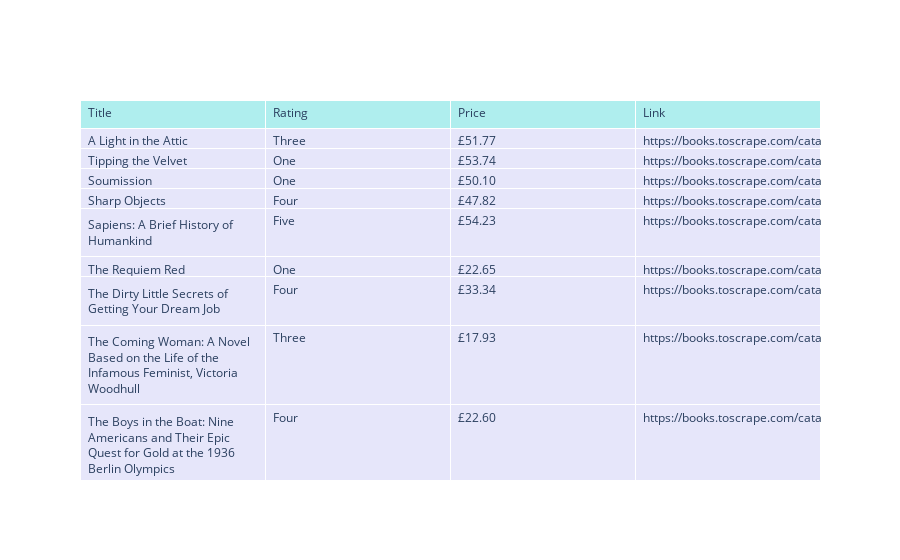

Write notebook code for a chart like this one.
### Code cell
import plotly.graph_objects as go

# Creating  a plotly figure of the DataFrame
fig = go.Figure(data=[go.Table(
    header=dict(values=list(df.columns), fill_color='paleturquoise', align='left'),
    cells=dict(values=[df[col] for col in df.columns], fill_color='lavender', align='left'))
])

# Showing the figure (displays the table)
fig.show()

### Figure 1 — Plotly figure (JSON) as saved in the notebook; plotly's stock layout.template omitted (floating-point values rounded to 4 significant figures)
{"data": [{"cells": {"align": "left", "fill": {"color": "lavender"}, "values": [["A Light in the Attic", "Tipping the Velvet", "Soumission", "Sharp Objects", "Sapiens: A Brief History of Humankind", "The Requiem Red", "The Dirty Little Secrets of Getting Your Dream Job", "The Coming Woman: A Novel Based on the Life of the Infamous Feminist, Victoria Woodhull", "The Boys in the Boat: Nine Americans and Their Epic Quest for Gold at the 1936 Berlin Olympics", "The Black Maria", "Starving Hearts (Triangular Trade Trilogy, #1)", "Shakespeare's Sonnets", "Set Me Free", "Scott Pilgrim's Precious Little Life (Scott Pilgrim #1)", "Rip it Up and Start Again", "Our Band Could Be Your Life: Scenes from the American Indie Underground, 1981-1991", "Olio", "Mesaerion: The Best Science Fiction Stories 1800-1849", "Libertarianism for Beginners", "It's Only the Himalayas"], ["Three", "One", "One", "Four", "Five", "One", "Four", "Three", "Four", "One", "Two", "Four", "Five", "Five", "Five", "Three", "One", "One", "Two", "Two"], ["£51.77", "£53.74", "£50.10", "£47.82", "£54.23", "£22.65", "£33.34", "£17.93", "£22.60", "£52.15", "£13.99", "£20.66", "£17.46", "£52.29", "£35.02", "£57.25", "£23.88", "£37.59", "£51.33", "£45.17"], ["https://books.toscrape.com/catalogue/a-light-in-the-attic_1000/index.html", "https://books.toscrape.com/catalogue/tipping-the-velvet_999/index.html", "https://books.toscrape.com/catalogue/soumission_998/index.html", "https://books.toscrape.com/catalogue/sharp-objects_997/index.html", "https://books.toscrape.com/catalogue/sapiens-a-brief-history-of-humankind_996/index.html", "https://books.toscrape.com/catalogue/the-requiem-red_995/index.html", "https://books.toscrape.com/catalogue/the-dirty-little-secrets-of-getting-your-dream-job_994/index.html", "https://books.toscrape.com/catalogue/the-coming-woman-a-novel-based-on-the-life-of-the-infamous-feminist-victoria-woodhull_993/index.html", "https://books.toscrape.com/catalogue/the-boys-in-the-boat-nine-americans-and-their-epic-quest-for-gold-at-the-1936-berlin-olympics_992/index.html", "https://books.toscrape.com/catalogue/the-black-maria_991/index.html", "https://books.toscrape.com/catalogue/starving-hearts-triangular-trade-trilogy-1_990/index.html", "https://books.toscrape.com/catalogue/shakespeares-sonnets_989/index.html", "https://books.toscrape.com/catalogue/set-me-free_988/index.html", "https://books.toscrape.com/catalogue/scott-pilgrims-precious-little-life-scott-pilgrim-1_987/index.html", "https://books.toscrape.com/catalogue/rip-it-up-and-start-again_986/index.html", "https://books.toscrape.com/catalogue/our-band-could-be-your-life-scenes-from-the-american-indie-underground-1981-1991_985/index.html", "https://books.toscrape.com/catalogue/olio_984/index.html", "https://books.toscrape.com/catalogue/mesaerion-the-best-science-fiction-stories-1800-1849_983/index.html", "https://books.toscrape.com/catalogue/libertarianism-for-beginners_982/index.html", "https://books.toscrape.com/catalogue/its-only-the-himalayas_981/index.html"]]}, "header": {"align": "left", "fill": {"color": "paleturquoise"}, "values": ["Title", "Rating", "Price", "Link"]}, "type": "table"}], "layout": {}}
